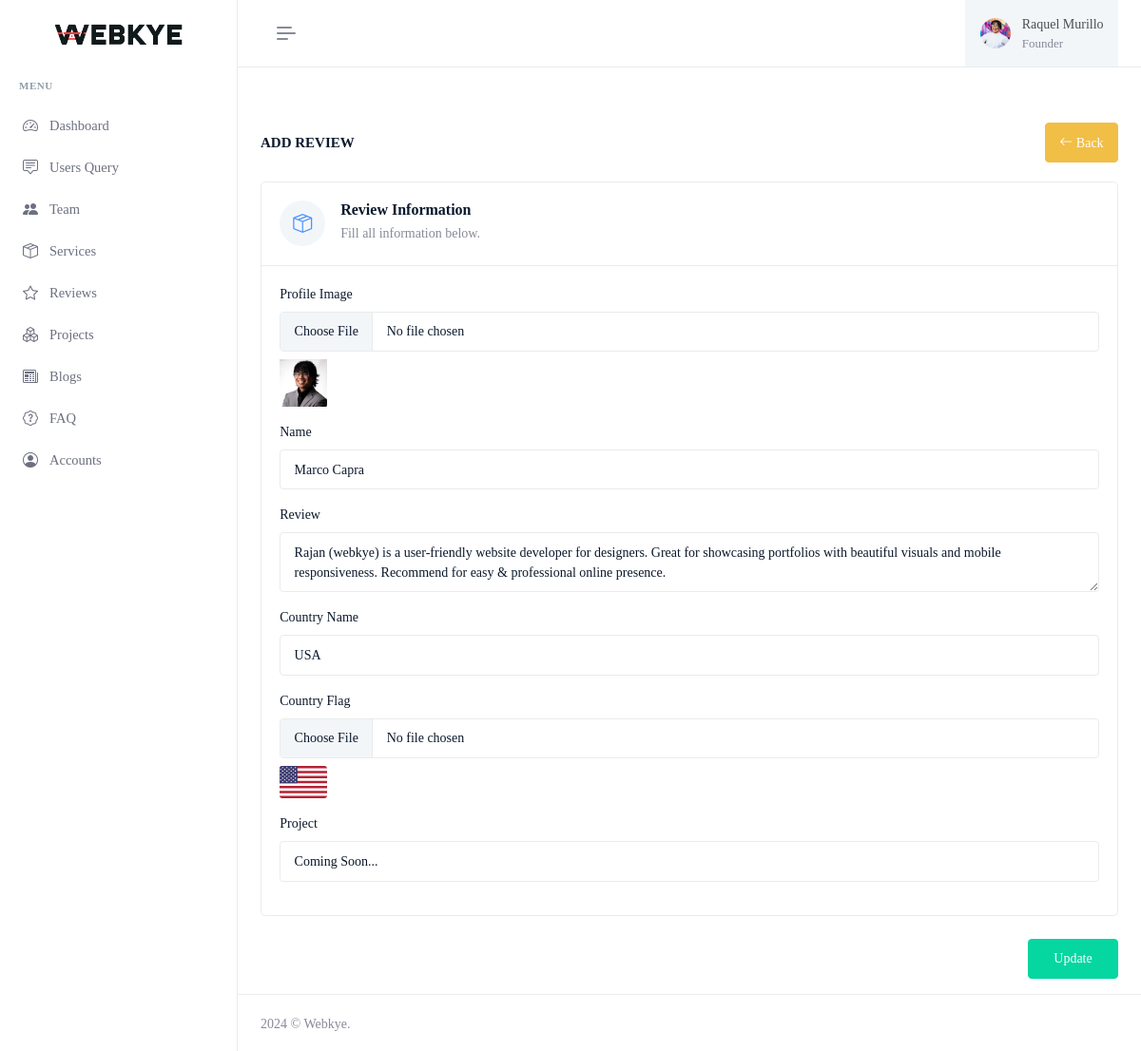
Page /admin/add-review?id=7 (signed in) on the committed database.
### tables this page shows
CREATE TABLE `testimonials` (
  `id` int(11) NOT NULL,
  `timestamp` timestamp NOT NULL DEFAULT current_timestamp(),
  `name` varchar(266) NOT NULL,
  `country_name` varchar(266) NOT NULL,
  `profile` text NOT NULL,
  `country` varchar(266) NOT NULL,
  `comment` text NOT NULL,
  `project` int(11) NOT NULL
);

CREATE TABLE `project` (
  `id` int(11) NOT NULL,
  `title` varchar(266) NOT NULL,
  `subtitle` varchar(266) NOT NULL,
  `short_desc` varchar(266) NOT NULL,
  `long_desc` text NOT NULL,
  `client` varchar(266) NOT NULL,
  `url` text NOT NULL,
  `cat` varchar(266) NOT NULL,
  `cover` text NOT NULL,
  `alt_text` varchar(266) NOT NULL,
  `banner` text NOT NULL,
  `banner_alt_text` varchar(266) NOT NULL,
  `date` date NOT NULL,
  `location` text NOT NULL,
  `seo_url` varchar(266) NOT NULL,
  `meta_title` varchar(266) NOT NULL,
  `meta_keywords` text NOT NULL,
  `meta_desc` text NOT NULL
);

### admin/add-review.php (the view, shortened to what this page needs)
<?php
include ("includes/connection.php");
$img = "";
$name = "";
$review = "";
$country_name = "";
$flag = "";
$project = "";
if (isset($_GET['id']) && $_GET['id'] != "") {
    $id = $_GET["id"];
    $sql = "SELECT * FROM `testimonials` WHERE `id`='$id'";
    $result = mysqli_query($conn, $sql);
    $numrow = mysqli_num_rows($result);
    if ($numrow > 0) {
        $row = mysqli_fetch_assoc($result);
        $img = $row['profile'];
        $name = $row['name'];
        $review = $row['comment'];
        $country_name = $row['country_name'];
        $flag = $row['country'];
        $project = $row['project'];
    }
}
?>
<!doctype html>
<html lang="en" data-layout="vertical" data-topbar="light" data-sidebar="light" data-sidebar-size="lg"
    data-sidebar-image="none" data-preloader="disable" data-body-image="none">
<head>
    <?php include ('includes/head.php') ?>
</head>
<body>
    <div id="layout-wrapper">
        <?php include ("includes/top.php"); ?>
        <?php include ("includes/sidebar.php") ?>
        <div class="main-content">
            <div class="page-content">
                <div class="container-fluid">
                    <div class="row">
                        <div class="col-12">
                            <div class="page-title-box d-sm-flex align-items-center justify-content-between">
                                <h4 class="mb-sm-0">Add Review</h4>
                                <div>
                                    <a href="reviews.php" class="btn btn-warning" id="addproduct-btn"><i
                                            class="bi bi-arrow-left"></i> Back</a>
                                </div>
                            </div>
                        </div>
                    </div>
                    <form autocomplete="off" method="post" enctype="multipart/form-data">
                        <div class="row">
                            <div class="col-12">
                                <div class="card">
                                    <div class="card-header">
                                        <div class="d-flex">
                                            <div class="flex-shrink-0 me-3">
                                                <div class="avatar-sm">
                                                    <div
                                                        class="avatar-title rounded-circle bg-light text-primary fs-20">
                                                        <i class="bi bi-box-seam"></i>
                                                    </div>
                                                </div>
                                            </div>
                                            <div class="flex-grow-1">
                                                <h5 class="card-title mb-1">Review Information</h5>
                                                <p class="text-muted mb-0">Fill all information below.</p>
                                            </div>
                                        </div>
                                    </div>
                                    <div class="card-body">
                                        <div class="mb-3">
                                            <label class="form-label" for="Service-title-input">Profile Image</label>
                                            <input type="file" class="form-control" name="profile" <?php echo isset($_GET['id']) ? "" : "required" ?>>
                                            <?php
                                            if ($img != '') {
                                                ?>
                                                <img src="../assets/img/review/<?php echo $img; ?>" class="mt-2" alt=""
                                                    width="50px">
                                            <?php } ?>
                                        </div>
                                        <div class="mb-3">
                                            <label class="form-label" for="Service-title-input">Name</label>
                                            <input type="text" class="form-control" id="service-title-input" name="name"
                                                value="<?php echo $name ?>" placeholder="Enter Name" required>
                                        </div>
                                        <div class="mb-3">
                                            <label class="form-label">Review</label>
                                            <textarea name="review" placeholder="Write a review..." class="form-control"
                                                required><?php echo $review ?></textarea>
                                        </div>
                                        <div class="mb-3">
                                            <label class="form-label" for="service-icon-input">Country Name</label>
                                            <input type="text" class="form-control" id="service-icon-input"
                                                name="country_name" value="<?php echo $country_name ?>"
                                                placeholder="Enter Country Name">
                                        </div>
                                        <div class="mb-3">
                                            <label class="form-label" for="service-icon-input">Country Flag</label>
                                            <input type="file" class="form-control" name="flag" <?php echo isset($_GET['id']) ? "" : "required" ?>>
                                            <?php
                                            if ($flag != '') {
                                                ?>
                                                <img src="../assets/img/review/<?php echo $flag; ?>" class="mt-2" alt=""
                                                    width="50px">
                                            <?php } ?>
                                        </div>
                                        <div class="mb-3">
                                            <label class="form-label" for="service-icon-input">Project</label>
                                            <select name="project" class="form-control">
                                                <?php
                                                $projectsql = mysqli_query($conn, "SELECT * FROM `project` ORDER BY `id` DESC");
                                                while ($projectRow = mysqli_fetch_assoc($projectsql)) {
                                                    ?>
                                                    <option value="<?php echo $projectRow['id'] ?>" <?php echo ($project == $projectRow['id']) ? "selected" : ""; ?>>
                                                        <?php echo $projectRow['title'] ?></option>
                                                <?php } ?>
                                            </select>
                                        </div>
                                    </div>
                                </div>
                                <div class="text-end mb-3">
                                    <?php
                                    if (isset($_GET['id']) && !empty($_GET['id'])) {
                                        ?>
                                        <input type="submit" name="UpdateReviewe" class="btn btn-success w-sm"
                                            value="Update">
                                    <?php } else { ?>
                                        <input type="submit" name="addReview" class="btn btn-success w-sm" value="Submit">
                                    <?php } ?>
                                </div>
                            </div>
                        </div>
                    </form>
                </div>
                <?php include ('includes/footer.php') ?>
            </div>
        </div>
    </div>
</body>
</html>

### rows in the picture
testimonials: profile (picture), name "Marco Capra", review "Rajan (webkye) is a user-friendly website developer for designers. Great for showcasing portfolios with beautiful visuals and mobile responsiveness. Recommend for easy & professional online presence.", country_name "USA", project "Coming Soon..."
